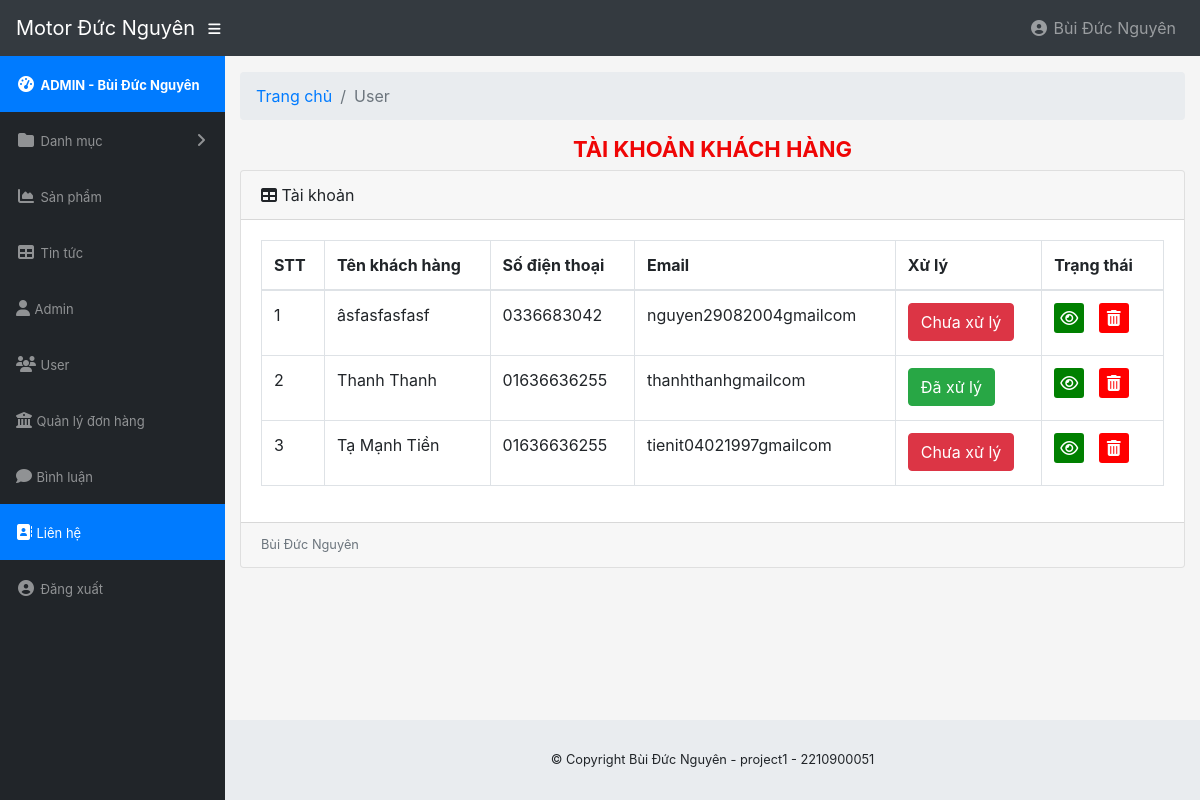
The page /admin/modules/contact/index.php (signed in) on the database its author committed.
### tables this page shows
CREATE TABLE `contact` (
  `id` int(11) NOT NULL,
  `name` varchar(100) DEFAULT NULL,
  `email` varchar(100) DEFAULT NULL,
  `phone` varchar(100) DEFAULT NULL,
  `address` varchar(100) DEFAULT NULL,
  `content` text DEFAULT NULL,
  `home` tinyint(4) DEFAULT 0,
  `created_at` timestamp NULL DEFAULT current_timestamp()
);

### libraries/Database.php (called while the page is built, shortened)
<?php
class Database
{
    public $link;
    public function __construct()
    {
        $this->link = mysqli_connect("localhost","root","","storemotor") or die ();
        mysqli_set_charset($this->link,"utf8");
    }
    public function fetchsql( $sql )
    {
        $result = mysqli_query($this->link,$sql) or die("Lỗi  truy vấn sql " .mysqli_error($this->link));
        $data = [];
        if( $result)
        {
            while ($num = mysqli_fetch_assoc($result))
            {
                $data[] = $num;
            }
        }
        return $data;
    }
}
?>

### admin/autoload/autoload.php (called while the page is built, shortened)
<?php
require_once  __DIR__."/../../libraries/Database.php";
$db = new Database;
?>

### admin/modules/contact/index.php (the view, shortened to what this page needs)
<?php
require_once __DIR__."/../../autoload/autoload.php";
$sql = "SELECT * FROM contact ORDER BY id DESC";
$contact = $db->fetchsql($sql);
?>
<?php require_once __DIR__."/../../layouts/header.php"; ?>
    <div class="container-fluid">
        <ol class="breadcrumb">
            <li class="breadcrumb-item">
                <a href="#">Trang chủ</a>
            </li>
            <li class="breadcrumb-item active">User</li>
        </ol>
        <div class="admin-title-top">
            <h1>Tài khoản khách hàng</h1>
        </div>
        <div class="admin-content">
            <div class="card mb-3">
                <div class="card-header">
                    <i class="fas fa-table"></i>
                    Tài khoản</div>
                <div class="card-body">
                    <div class="table-responsive">
                        <table class="table table-bordered" id="dataTable" width="100%" cellspacing="0">
                            <thead>
                            <tr>
                                <th>STT</th>
                                <th>Tên khách hàng</th>
                                <th>Số điện thoại</th>
                                <th>Email</th>
                                <th>Xử lý</th>
                                <th>Trạng thái</th>
                            </tr>
                            </thead>
                            <tbody>
                            <?php $stt = 1; foreach ($contact as $item): ?>
                                <tr>
                                    <td><?php echo $stt ?></td>
                                    <td><?php echo $item['name'] ?></td>
                                    <td><?php echo $item['phone'] ?></td>
                                    <td><?php echo $item['email'] ?></td>
                                    <td>
                                        <a class="btn btn-xs <?php echo $item['home'] == 0 ? 'btn-danger' : 'btn-success' ?>" href="status.php?id=<?php echo $item['id'] ?>">
                                            <?php echo $item['home'] == 0 ? 'Chưa xử lý' : 'Đã xử lý' ?>
                                        </a>
                                    </td>
                                    <td>
                                        <ul class="list-action">
                                            <li class="item-edit">
                                                <a href="view.php?id=<?php echo $item['id'] ?>" title="Xem chi tiết">
                                                    <i class="fa fa-eye"></i>
                                                </a>
                                            </li>
                                            <li class="item-delete">
                                                <a href="delete.php?id=<?php echo $item['id'] ?>" title="Xóa">
                                                    <i class="fa fa-trash-alt"></i>
                                                </a>
                                            </li>
                                        </ul>
                                    </td>
                                </tr>
                                <?php $stt++ ; endforeach ?>
                            </tbody>
                        </table>
                    </div>
                </div>
                <div class="card-footer small text-muted">Bùi Đức Nguyên</div>
            </div>
        </div>
    </div>
<?php require_once __DIR__."/../../layouts/footer.php"; ?>

### public/admin/css/style-admin.css (style rules this page uses)
li { list-style: none; }
a, a:hover { text-decoration: none; }
.admin-title-top h1 { text-align: center; font-size: 22px; text-transform: uppercase; font-weight: bold; color: #ef0606; }
.list-action { margin: 0; padding: 0; }
.list-action li { display: inline-block; width: 30px; height: 30px; background: red; border-radius: 3px; text-align: center; line-height: 30px; margin-right: 10px; margin-bottom: 10px; }
.list-action li a { color: #fff; }
.item-edit { background: green !important; }

### rows shown on the page
contact: name "âsfasfasfasf", phone "0336683042", email "nguyen29082004gmailcom", home "Chưa xử lý"
contact: name "Thanh Thanh", phone "01636636255", email "thanhthanhgmailcom", home "Đã xử lý"
contact: name "Tạ Mạnh Tiền", phone "01636636255", email "tienit04021997gmailcom", home "Chưa xử lý"

### other values the page prints
$_SESSION['admin_name'] "Bùi Đức Nguyên"
